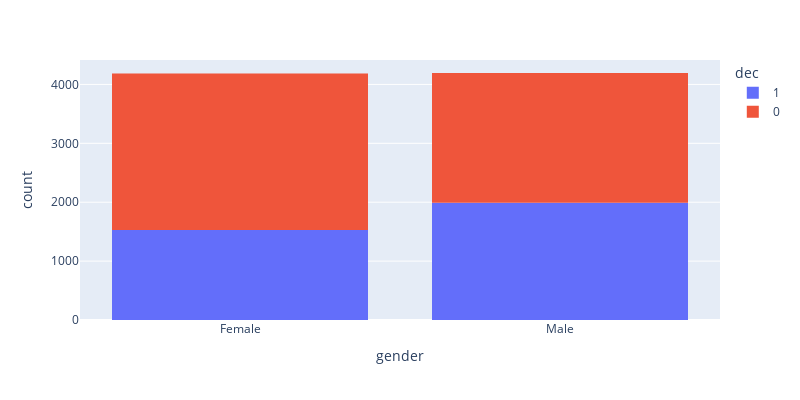

Source (notebook cell):
### Markdown cell above
Gender matchs

### Code cell
#Match numbers by gender
fig = go.Figure()
fig = px.histogram(df, x="gender", color="dec", width=800, height=400)
fig.show()

### Figure 1 — Plotly figure (JSON) as saved in the notebook; plotly's stock layout.template omitted (floating-point values rounded to 4 significant figures; data arrays with more than 128 entries replaced by an {"elided": "..."} marker saying what was removed)
{"data": [{"alignmentgroup": "True", "bingroup": "x", "hovertemplate": "dec=1<br>gender=%{x}<br>count=%{y}<extra></extra>", "legendgroup": "1", "marker": {"color": "#636efa", "pattern": {"shape": ""}}, "name": "1", "offsetgroup": "1", "orientation": "v", "showlegend": true, "type": "histogram", "x": {"elided": "3518 str values"}, "xaxis": "x", "yaxis": "y"}, {"alignmentgroup": "True", "bingroup": "x", "hovertemplate": "dec=0<br>gender=%{x}<br>count=%{y}<extra></extra>", "legendgroup": "0", "marker": {"color": "#EF553B", "pattern": {"shape": ""}}, "name": "0", "offsetgroup": "0", "orientation": "v", "showlegend": true, "type": "histogram", "x": {"elided": "4860 str values"}, "xaxis": "x", "yaxis": "y"}], "layout": {"barmode": "relative", "height": 400, "legend": {"title": {"text": "dec"}, "tracegroupgap": 0}, "margin": {"t": 60}, "width": 800, "xaxis": {"anchor": "y", "domain": [0, 1], "title": {"text": "gender"}}, "yaxis": {"anchor": "x", "domain": [0, 1], "title": {"text": "count"}}}}
